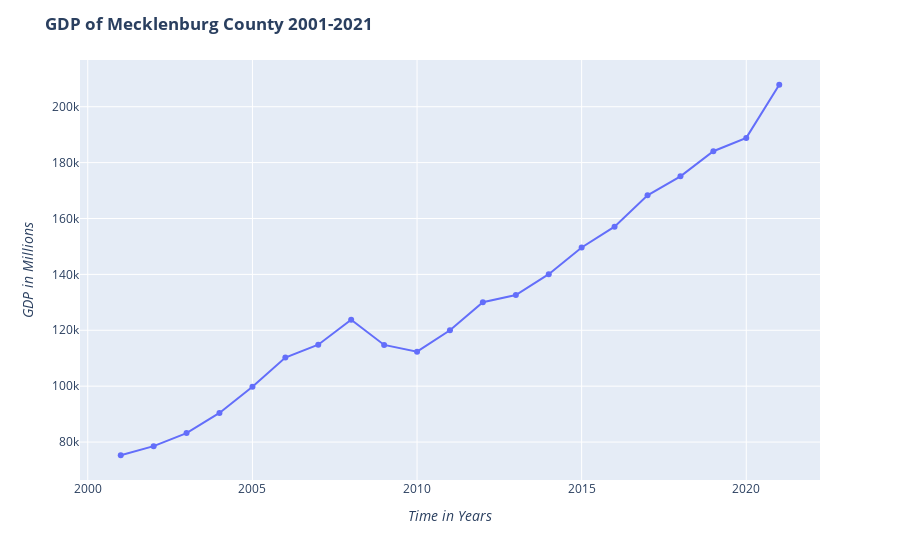

Here is the notebook cell this chart was saved with:
### Code cell
import plotly.express as px
import pandas as pd
import plotly.graph_objects as go
from prettytable import PrettyTable
df = pd.read_csv(r'GDP_Charlotte.csv')
date = df['DATE']
gdp = df['NGMP16740']

fig = px.line(df, x=date, y=gdp, markers=True,)
fig.update_layout(xaxis_title = '<i>Time in Years<i>', yaxis_title = '<i>GDP in Millions<i>', title = '<b>GDP of Mecklenburg County 2001-2021<b>', showlegend = True)
fig.show()
fig.update_yaxes(title_font=dict(size=16))
fig.update_xaxes(title_font=dict(size=16))

gdp_series = pd.Series(gdp)
gdp_series.pct_change()

df['gdp_series'] = gdp_series.pct_change()
df['average roc'] = df['gdp_series'].mean()

# Creating Table
myTable = PrettyTable(['Year','Total','Rate of Change', 'Average Rate of Change'])
myTable.add_row(["2001", '75277.795', "NaN", "0.052952"])
myTable.add_row(["2002", '78528.498', "0.043183", "0.052952"])
myTable.add_row(["2003", '83204.289', "0.059543", "0.052952"])
myTable.add_row(["2004", '90411.665', "0.086623", "0.052952"])
myTable.add_row(["2005", '99791.691', "0.103748", "0.052952"])
myTable.add_row(["2006", '110214.797', "0.104449", "0.052952"])
myTable.add_row(["2007", '114836.847', "0.041937", "0.052952"])
myTable.add_row(["2008", '123791.470', "0.077977", "0.052952"])
myTable.add_row(["2009", '114759.198', "-0.072964", "0.052952"])
myTable.add_row(["2010", '112359.740', "-0.020909", "0.052952"])
myTable.add_row(["2011", '119986.730', "0.067880", "0.052952"])
myTable.add_row(["2012", '130053.823', "0.083902", "0.052952"])
myTable.add_row(["2013", '132613.851', "0.019684", "0.052952"])
myTable.add_row(["2014", '140082.542', "0.056319", "0.052952"])
myTable.add_row(["2015", '149619.312', "0.068080", "0.052952"])
myTable.add_row(["2016", '157078.376', "0.049854", "0.052952"])
myTable.add_row(["2017", '168279.510', "0.071309", "0.052952"])
myTable.add_row(["2018", '175103.344', "0.040551", "0.052952"])
myTable.add_row(["2019", '184074.573', "0.051234", "0.052952"])
myTable.add_row(["2020", '188848.649', "0.025936", "0.052952"])
myTable.add_row(["2021", '207866.150', "0.100702", "0.052952"])

print(myTable)

### Figure 1 — Plotly figure (JSON) as saved in the notebook; plotly's stock layout.template omitted (floating-point values rounded to 4 significant figures)
{"data": [{"hovertemplate": "DATE=%{x}<br>NGMP16740=%{y}<extra></extra>", "legendgroup": "", "line": {"color": "#636efa", "dash": "solid"}, "marker": {"symbol": "circle"}, "mode": "markers+lines", "name": "", "orientation": "v", "showlegend": false, "type": "scatter", "x": ["2001-01-01", "2002-01-01", "2003-01-01", "2004-01-01", "2005-01-01", "2006-01-01", "2007-01-01", "2008-01-01", "2009-01-01", "2010-01-01", "2011-01-01", "2012-01-01", "2013-01-01", "2014-01-01", "2015-01-01", "2016-01-01", "2017-01-01", "2018-01-01", "2019-01-01", "2020-01-01", "2021-01-01"], "xaxis": "x", "y": [75280.0, 78530.0, 83200.0, 90410.0, 99790.0, 110200.0, 114800.0, 123800.0, 114800.0, 112400.0, 120000.0, 130100.0, 132600.0, 140100.0, 149600.0, 157100.0, 168300.0, 175100.0, 184100.0, 188800.0, 207900.0], "yaxis": "y"}], "layout": {"legend": {"tracegroupgap": 0}, "margin": {"t": 60}, "showlegend": true, "title": {"text": "<b>GDP of Mecklenburg County 2001-2021<b>"}, "xaxis": {"anchor": "y", "domain": [0, 1], "title": {"text": "<i>Time in Years<i>"}}, "yaxis": {"anchor": "x", "domain": [0, 1], "title": {"text": "<i>GDP in Millions<i>"}}}}
